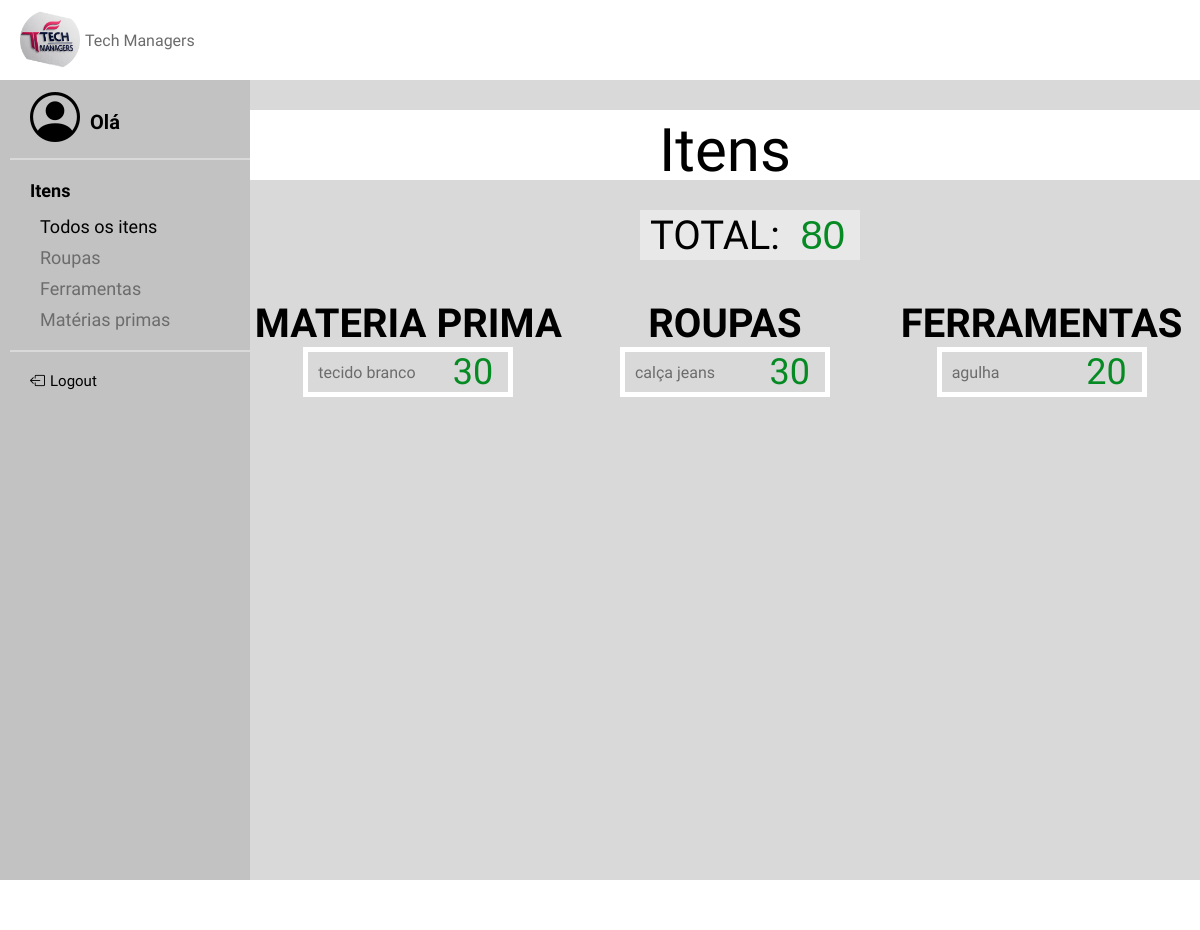
Screenshot of /TelaFI with the database file from the repository.
### models.py (models this page shows, shortened)
class ITEM(Base):
    __tablename__ = 'item'
    id = Column(Integer, primary_key=True, unique=True, nullable=False, index=True)
    nome = Column(String(40), nullable=False, index=True)
    tipo = Column(String(40), nullable=False, index=True)
    quantidade = Column(Integer, nullable=False, index=True)

### app.py (the view)
@app.route('/TelaFI')
def TelaFI():
    itens = ITEM.query.all()
    total = db_session.query(func.sum(ITEM.quantidade)).scalar() or 0
    return render_template("TelaFItem.html", itens=itens, total=total)

### templates/TelaFItem.html
{% extends "base.html" %}
{% block conteudo %}
    <link rel="stylesheet" href="/static/TelaFItem.css">
    <div class="container">
        <div id="numero">
            <p class="titulo">Itens</p>
        </div>
        <div id="total">
            <p for="numero" id="textonumero"> TOTAL: </p>
            <input type="number" id="camponumero" name="numero" value="{{ total }}" readonly>
        </div>
        <div class="cards">
    <div class="materias">
        <p>MATERIA PRIMA</p>
        {% for item in itens %}
            {% if item.tipo == "Materia" %}
                <div class="card">
                    <form class="input-group">
                        <input type="text" id="nome" name="nome" value="{{ item.nome }}" readonly>
                        <input type="number" id="quantidade" name="quantidade" value="{{ item.quantidade }}" disabled>
                    </form>
                </div>
            {% endif %}
        {% endfor %}
    </div>
    <div class="roupas">
        <p>ROUPAS</p>
        {% for item in itens %}
            {% if item.tipo == "Roupa" %}
                <div class="card">
                    <form class="input-group">
                        <input type="text" id="nome" name="nome" value="{{ item.nome }}" readonly>
                        <input type="number" id="quantidade" name="quantidade" value="{{ item.quantidade }}" disabled>
                    </form>
                </div>
            {% endif %}
        {% endfor %}
    </div>
    <div class="ferramentas">
        <p>FERRAMENTAS</p>
        {% for item in itens %}
            {% if item.tipo == "Ferramenta" %}
                <div class="card">
                    <form class="input-group">
                        <input type="text" id="nome" name="nome" value="{{ item.nome }}" readonly>
                        <input type="number" id="quantidade" name="quantidade" value="{{ item.quantidade }}" disabled>
                    </form>
                </div>
            {% endif %}
        {% endfor %}
    </div>
</div>
    </div>
{% endblock %}

### static/base.css (style rules this page uses)
* { margin: 0; padding: 0; }
body { background-color: #d9d9d9; display: grid; grid-template-columns: auto 1fr 1fr; }

### static/TelaFItem.css (style rules this page uses)
.container { font-family: "Mako", sans-serif; display: flex; flex-direction: column; color: #000000; width: 100%; height: auto; align-items: center; justify-content: center; margin-top: 30px; }
#numero { display: grid; grid-template-columns: 1fr 1fr 1fr; grid-template-rows: auto; grid-template-areas: "n t c"; width: 100%; height: 70px; background-color: white; font-family: "Koulen", sans-serif; }
#total { margin-top: 30px; width: 130px; height: 50px; background-color: #e8e8e8; display: flex; justify-self: center; align-items: center; text-align: center; align-self: center; justify-content: space-between; padding: 0px 10px 0px 10px; margin-right: 20px; }
#camponumero { height: 50px; width: 80px; background-color: #e8e8e8; font-size: 40px; border: none; color: #068A23; text-align: end; }
#textonumero { color: black; font-size: 40px; align-self: center; justify-self: center; font-family: "Koulen", sans-serif; }
.titulo { grid-area: t; color: black; font-family: "Koulen", sans-serif; width: auto; height: 70px; display: flex; justify-items: center; text-align: center; align-items: center; justify-self: center; margin-top: 5px; font-size: 60px; }
#quantidade { width: 80px; color: #068A23; }
.cards { margin-top: 40px; width: 100%; height: 100%; display: grid; grid-template-columns: repeat(3, 1fr); grid-template-areas: "m r f"; }
.materias { grid-area: m; }
.roupas { grid-area: r; }
.ferramentas { grid-area: f; }
.materias, .ferramentas, .roupas { display: flex; flex-direction: column; justify-items: center; align-items: center; }
.cards p { font-size: 40px; font-family: "Koulen", sans-serif; font-weight: bold; }
.card { background-color: white; width: 200px; height: 40px; display: flex; flex-direction: column; justify-self: center; padding: 5px; margin-bottom: 20px; }
.input-group { display: flex; flex-direction: row; text-align: center; justify-items: center; justify-content: center; align-items: center; margin-bottom: 10px; width: 100%; height: 100%; align-self: center; justify-self: center; padding-left: 5px; padding-right:5px; }
.input-group input { background-color: #d9d9d9; height: 40px; border: none; font-size: 20px; font-family: "Mako", sans-serif; }
.input-group input[type=text] { width: 70%; padding-left: 10px; padding-right:5px; font-size: 16px; color: #6c6c6c; }
.input-group input[type=number] { width: 30%; justify-self: end; text-align: end; font-size: 36px; }

### rows the page displays
ITEM: nome "tecido branco", quantidade "30"
ITEM: nome "calça jeans", quantidade "30"
ITEM: nome "agulha", quantidade "20"
